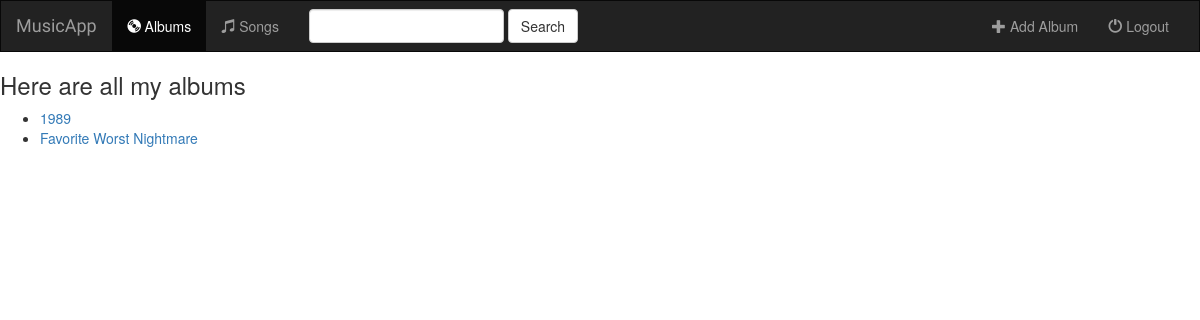
Before: /web0/ with the older database file.
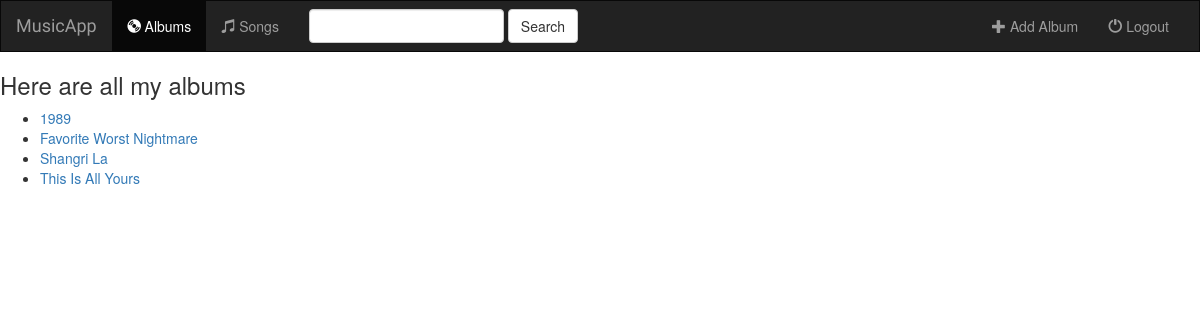
After: the same page with the newer database file.
### web0/models.py (models this page shows, shortened)
class Album(models.Model):
	artist = models.CharField(max_length = 255)
	album_title = models.CharField(max_length = 255)
	genre = models.CharField(max_length = 255)
	album_logo = models.CharField(max_length = 1000)

### web0/views.py (the view)
class IndexView(generic.ListView):
	template_name = 'web0/index.html'
	context_object_name = 'all_albums'
	def get_queryset(self):
		return Album.objects.all()

### web0/templates/web0/index.html
{% extends 'web0/base.html' %}
{% block body %}
	{% if all_albums %}
		<h3>Here are all my albums</h3>
		<ul>
			{% for album in all_albums%}
				<li><a href="{% url 'web0:detail' album.id %}"> {{album.album_title}} </a></li>
			{% endfor %}
		</ul>
		{% else %}
		<h3>You don't have any albums</h3>
	{% endif %}
{% endblock%}

### web0/templates/web0/base.html (shortened to what this page needs)
{% load staticfiles %}
<html>
<head>
	<link rel="stylesheet" type="text/css" href="https://maxcdn.bootstrapcdn.com/bootstrap/3.3.7/css/bootstrap.min.css">
	<link rel="stylesheet" type="text/css" href="{%static 'web0/style.css'%}">
</head>
<body>
	<nav class="navbar navbar-inverse">
		<div class="container-fluid">
			<div class="navbar-header">
				<a class="navbar-brand" href="{% url 'web0:index'%}">
				MusicApp
				</a>
			</div>
			<div class="collapse navbar-collapse" id="topNavBar">
				<ul class="nav navbar-nav">
					<li class="active">
						<a href="{% url 'web0:index' %}">
						<span class="glyphicon glyphicon-cd" aria-hidden="true"></span> Albums
						</a>
					</li>
					<li class="#">
						<a href="#">
						<span class="glyphicon glyphicon-music" aria-hidden="true"></span> Songs
						</a>
					</li>
				</ul>
				<form class="navbar-form navbar-left" role="search" method="get" action="#">
					<div class="form-group">
						<input class="form-control" type="text" name="q" value="">
					</div>
					<button type="submit" class="btn btn-default">Search</button>
				</form>
				<ul class="nav navbar-nav navbar-right">
					<li class="#">
						<a href="{% url 'web0:album-add' %}">
						<span class="glyphicon glyphicon-plus" aria-hidden="true"></span> Add Album
						</a>
					</li>
					<li class="#">
						<a href="#">
						<span class="glyphicon glyphicon-off" aria-hidden="true"></span> Logout
						</a>
					</li>
				</ul>
			</div>
		</div>
	</nav>
	{%block body%}
	{%endblock%}
</body>
</html>

### web0/static/web0/style.css (style rules this page uses)
body { background: white url("images/background.jpg") }
.navbar { border-radius: 0; }
.navbar-brand { font-family: 'Satisfy', cursive; }

Changed rows visible on the page:
added Album: album_title "Shangri La"
added Album: album_title "This Is All Yours"
